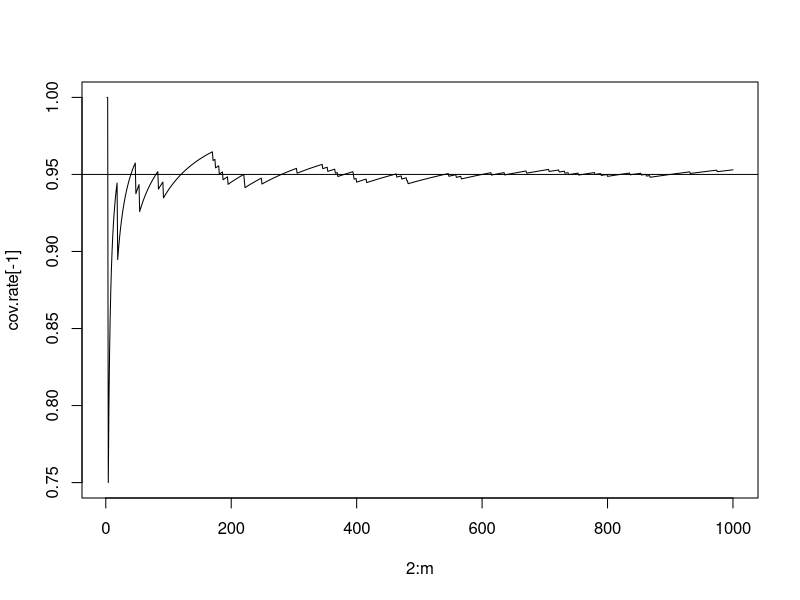

This figure's R source:
### Monte Carlo methods for Confidence Level(区间估计)
## confidence interval of normal distribution 
## mu with sigma is known
set.seed(999)

m=100000                                ## 模拟次数
n=50                                  ## 样本量
alpha=0.05                            ## 置信水平为1-alpha
mu=0                                  ## 均值真值
sigma=1                               ## 标准差真值

uq=qnorm(1-alpha/2)

ci1=matrix(0, nrow=m, ncol=2)
prob1=rep(0, m)
for (j in 1:m)
{
  x=rnorm(n, mean=mu, sd=sigma)
  barx=mean(x)
  
  ci1[j, 1]=barx-uq*sigma/sqrt(n)
  ci1[j, 2]=barx+uq*sigma/sqrt(n)
  prob1[j]=(mu>=ci1[j, 1]&mu<=ci1[j, 2])
}

prob.est=mean(prob1)                   ## 覆盖率
inter.est=mean(ci1[, 2]-ci1[, 1])      ## 平均长度
c(prob.est, inter.est)


## mu with sigma is unknown
set.seed(999)

m=100000                                 ## 模拟次数
n=50                                   ## 样本量
alpha=0.05                             ## 置信水平为1-alpha
mu=0                                   ## 均值真值
sigma=1                                ## 标准差真值

tq=qt(1-alpha/2, df=n-1)

ci2=matrix(0, nrow=m, ncol=2)
prob2=rep(0, m)
for (j in 1:m)
{
  x=rnorm(n, mean=mu, sd=sigma)
  barx=mean(x)
  sx=sd(x)
  
  ci2[j, 1]=barx-tq*sx/sqrt(n)
  ci2[j, 2]=barx+tq*sx/sqrt(n)
  prob2[j]=(mu>=ci2[j, 1]&mu<=ci2[j, 2])
}

prob.est=mean(prob2)                   ## 覆盖率
inter.est=mean(ci2[, 2]-ci2[, 1])      ## 平均长度
c(prob.est, inter.est)


## sigma^2
set.seed(999)

m=1000                               
n=50                                
alpha=0.05                             
mu=0                                  
sigma=1                              

cq1=qchisq(1-alpha/2, df=n-1)
cq2=qchisq(alpha/2, df=n-1)

ci=matrix(0, nrow=m, ncol=2)
prob=rep(0, m)
for (j in 1:m)
{
  x=rnorm(n, mean=mu, sd=sigma)
  barx=mean(x)
  s2x=var(x)
  
  ci[j, 1]=(n-1)*s2x/cq1
  ci[j, 2]=(n-1)*s2x/cq2
  prob[j]=(sigma^2>=ci[j, 1]&sigma^2<=ci[j, 2])
}

prob.est=mean(prob)                   
inter.est=mean(ci[, 2]-ci[, 1])      
c(prob.est, inter.est)

##sigma^2的估计，在mu已知的情况
set.seed(999)

m=1000                               
n=50                                
alpha=0.05                             
mu=0                                  
sigma=1                              

cq1=qchisq(1-alpha/2, df=n)
cq2=qchisq(alpha/2, df=n)

ci=matrix(0, nrow=m, ncol=2)
prob=rep(0, m)
for (j in 1:m)
{
  x=rnorm(n, mean=mu, sd=sigma)
  barx=mu
  s2x=mean(x**2)
  
  ci[j, 1]=(n)*s2x/cq1
  ci[j, 2]=(n)*s2x/cq2
  prob[j]=(sigma^2>=ci[j, 1]&sigma^2<=ci[j, 2])
}

prob.est=mean(prob)                   
inter.est=mean(ci[, 2]-ci[, 1])      
c(prob.est, inter.est)

## plot the confidence level curve
## 上述程序设置m=100000
jpeg("fig1.jpeg", height=800, width=1200, quality = 100)
cov.rate<-cumsum(prob)/1:m
plot(2:m, cov.rate[-1], type="l")
abline(h=0.95)
dev.off()


## confidence interval of proportion
m=1000
n=50
alpha=0.05
p=0.2

uq=qnorm(1-alpha/2)

ci=matrix(0, nrow=m, ncol=2)
prob=rep(0, m)
for (j in 1:m)
{
  x=rbinom(n, size=1, prob=p)
  barx=mean(x)
  sx=sqrt(barx*(1-barx)/n)
  
  ci[j, 1]=barx-uq*sx
  ci[j, 2]=barx+uq*sx
  prob[j]=(p>=ci[j, 1]&p<=ci[j, 2])
}

prob.est=mean(prob)
inter.est=mean(ci[, 2]-ci[, 1])
c(prob.est, inter.est)



## confidence interval of two normal distributions
## mu1-mu2 with equal variances
m=1000                                 
n1=50 
n2=50  
alpha=0.05     

mu1=0
mu2=0.2
sigma1=1
sigma2=1                         

tq=qt(1-alpha/2, df=n1+n2-2)

ci=matrix(0, nrow=m, ncol=2)
prob=rep(0, m)
for (j in 1:m)
{
  x=rnorm(n1, mean=mu1, sd=sigma1)
  y=rnorm(n2, mean=mu2, sd=sigma2)
  
  barx=mean(x)
  s2x=var(x)
  bary=mean(y)
  s2y=var(y)
  s2w=((n1-1)*s2x+(n2-1)*s2y)/(n1+n2-2)
  
  ci[j, 1]=(barx-bary)-tq*sqrt(s2w*(1/n1+1/n2))
  ci[j, 2]=(barx-bary)+tq*sqrt(s2w*(1/n1+1/n2))
  prob[j]=((mu1-mu2)>=ci[j, 1]&(mu1-mu2)<=ci[j, 2])
}

prob.est=mean(prob)                   
inter.est=mean(ci[, 2]-ci[, 1])      
c(prob.est, inter.est)


## mu1-mu2 with unequal variances
m=1000                                 
n1=100 
n2=100
alpha=0.05     

mu1=0
mu2=0.2
sigma1=1
sigma2=3                         

uq=qnorm(1-alpha/2)

ci=matrix(0, nrow=m, ncol=2)
prob=rep(0, m)
for (j in 1:m)
{
  x=rnorm(n1, mean=mu1, sd=sigma1)
  y=rnorm(n2, mean=mu2, sd=sigma2)
  
  barx=mean(x)
  s2x=var(x)
  bary=mean(y)
  s2y=var(y)

  ci[j, 1]=(barx-bary)-uq*sqrt(s2x/n1+s2y/n2)
  ci[j, 2]=(barx-bary)+uq*sqrt(s2x/n1+s2y/n2)
  prob[j]=((mu1-mu2)>=ci[j, 1]&(mu1-mu2)<=ci[j, 2])
}

prob.est=mean(prob)                   
inter.est=mean(ci[, 2]-ci[, 1])      
c(prob.est, inter.est)


## sigma1^2/sigma2^2
m=1000                                 
n1=50 
n2=50
alpha=0.05     

mu1=0
mu2=0.2
sigma1=1
sigma2=2                         

fq1=qf(1-alpha/2, df1=n1-1, df2=n2-1)
fq2=qf(alpha/2, df1=n1-1, df2=n2-1)

ci=matrix(0, nrow=m, ncol=2)
prob=rep(0, m)
for (j in 1:m)
{
  x=rnorm(n1, mean=mu1, sd=sigma1)
  y=rnorm(n2, mean=mu2, sd=sigma2)
  s2x=var(x)
  s2y=var(y)
  
  ci[j, 1]=(s2x/s2y)/fq1
  ci[j, 2]=(s2x/s2y)/fq2
  prob[j]=((sigma1^2/sigma2^2)>=ci[j, 1]&(sigma1^2/sigma2^2)<=ci[j, 2])
}

prob.est=mean(prob)                   
inter.est=mean(ci[, 2]-ci[, 1])      
c(prob.est, inter.est)


## confidence interval of two proportions 
m=1000
n1=200
n2=300
alpha=0.05

p1=0.2
p2=0.5

uq=qnorm(1-alpha/2)

ci=matrix(0, nrow=m, ncol=2)
prob=rep(0, m)
for (j in 1:m)
{
  x=rbinom(n1, size=1, prob=p1)
  y=rbinom(n2, size=1, prob=p2)
  
  barx=mean(x)
  s2x=barx*(1-barx)/n1
  bary=mean(y)
  s2y=bary*(1-bary)/n2
  
  ci[j, 1]=(barx-bary)-uq*sqrt(s2x+s2y)
  ci[j, 2]=(barx-bary)+uq*sqrt(s2x+s2y)
  prob[j]=((p1-p2)>=ci[j, 1]&(p1-p2)<=ci[j, 2])
}

prob.est=mean(prob)
inter.est=mean(ci[, 2]-ci[, 1])
c(prob.est, inter.est)
